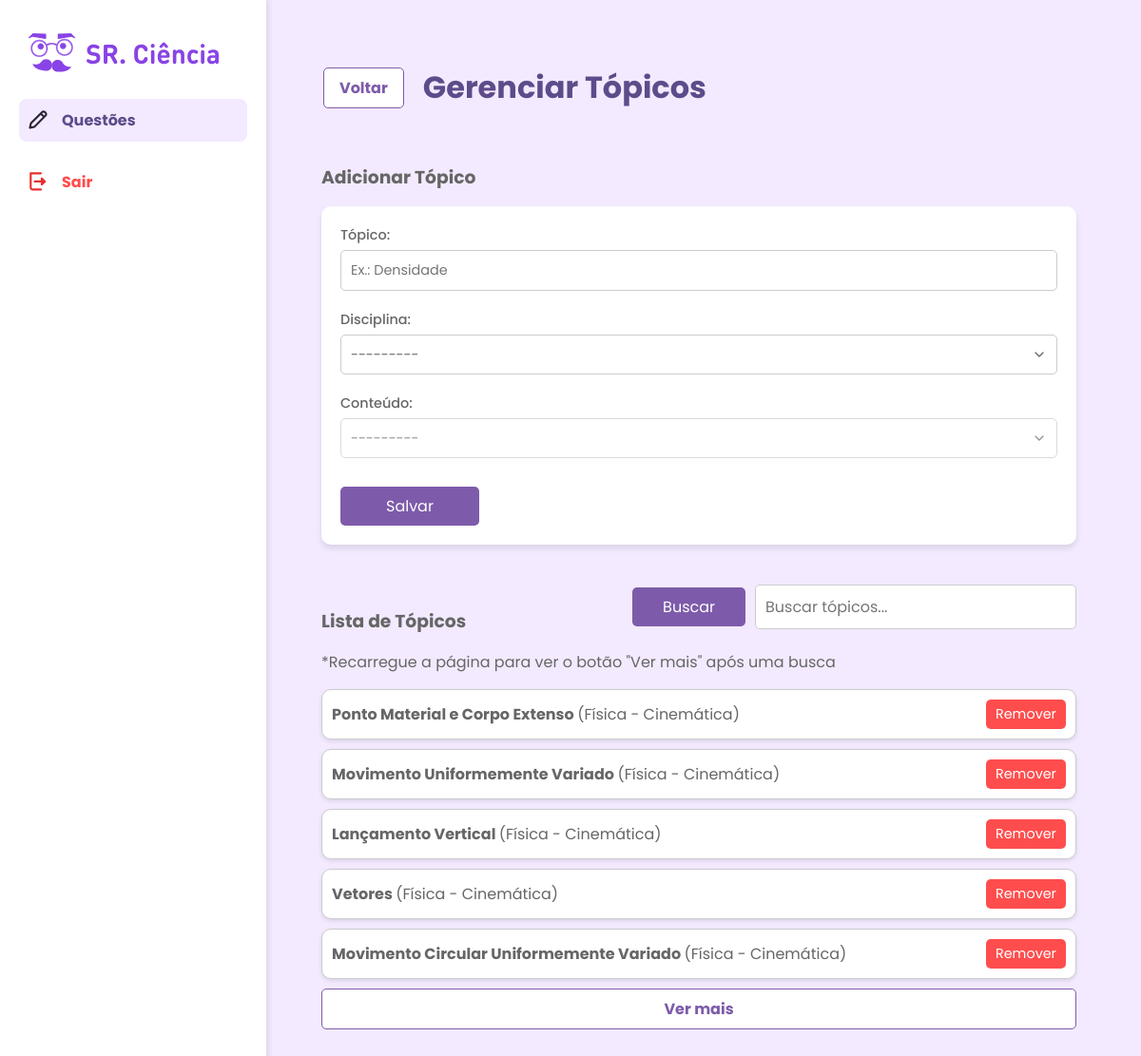
The page /gerenciar_topico/ on the database its author committed.
### srciencia_core/models/Questao.py (models this page shows, shortened)
class Topico(models.Model):
    nome = models.CharField(max_length=255)
    conteudo = models.ForeignKey(Conteudo, on_delete=models.CASCADE, related_name="topicos")

class Conteudo(models.Model):
    nome = models.CharField(max_length=255)
    disciplina = models.ForeignKey(Disciplina, on_delete=models.CASCADE, related_name="conteudos")

class Disciplina(models.Model):
    nome = models.CharField(max_length=255)
    def __str__(self):
        return self.nome

### srciencia_core/views/adminView.py (the view, shortened to what this page needs)
def gerenciar_topico(request):
    form = TopicoForm()
    topicos = Topico.objects.select_related('conteudo__disciplina').distinct()
    disciplinas = Disciplina.objects.all()
    return render(request, "admin/gerenciar_topico.html", {
        "form": form,
        "topicos": topicos,
        "disciplinas": disciplinas,
    })

### srciencia_core/forms.py (shortened to what this page needs)
class TopicoForm(forms.ModelForm):
    disciplina = forms.ModelChoiceField(
        queryset=Disciplina.objects.all(),
        empty_label="---------",
        widget=forms.Select(attrs={"class": "form-select", "id": "id_disciplina"})
    )
    class Meta:
        model = Topico
        fields = ["nome", "disciplina", "conteudo"]
        widgets = {
            "nome": forms.TextInput(attrs={"placeholder": "Ex.: Densidade", "class": "form-control"}),
            "conteudo": forms.Select(attrs={"class": "form-select", "id": "id_conteudo", "disabled": "disabled"}),
        }
    def __init__(self, *args, **kwargs):
        super().__init__(*args, **kwargs)
        self.fields["conteudo"].queryset = Conteudo.objects.none()

### srciencia_core/context_processors.py (called while the page is built)
def active_menu(request):
    menu_map = {
        "pagina_inicial": "pagina_inicial",
        "professor_turmas": "turmas",
        "turmas": "turmas",
        "pendentes": "praticar",
        "ajuda": "ajuda",
        "meu_perfil": "meu_perfil",
    }
    active_menu = None
    if request.resolver_match:
        active_menu = menu_map.get(request.resolver_match.url_name)
    return {"active_menu": active_menu}

### srciencia_core/templates/admin/gerenciar_topico.html (shortened to what this page needs)
{% extends "base-admin.html" %}
{% load static %}
{% block content %}
<main>
    <div class="header-container">
        <a href="{% url 'questao_list' %}" class="btn-back">Voltar</a>
        <h2 class="quest">Gerenciar Tópicos</h2>
    </div>
    <h3 class="list-title">Adicionar Tópico</h3>
    <form method="post" class="form-container">
        <div class="form-group">
            <label for="id_nome">Tópico:</label>
            {{ form.nome }}
        </div>
        <div class="form-group">
            <label for="id_disciplina">Disciplina:</label>
            {{ form.disciplina }}
        </div>
        <div class="form-group">
            <label for="id_conteudo">Conteúdo:</label>
            {{ form.conteudo }}
        </div>
        <div class="btn-group">
            <button type="submit" name="add" class="btn btn-save">Salvar</button>
        </div>
    </form>
    <div class="search-container">
        <h3 class="list-title">Lista de Tópicos</h3>
        <div style="display: flex; align-items: center;">
            <button id="search-button" class="btn btn-search">Buscar</button>
            <input type="text" id="search-input" class="search-input" placeholder="Buscar tópicos..." style="width: 100%;">
        </div>
    </div>
    <p style="margin-top: -20px;">*Recarregue a página para ver o botão "Ver mais" após uma busca</p>
    <div id="list-container" class="list-container">
        {% for topico in topicos|slice:":5" %}
        <div class="list-item">
            <span>
                {{ topico.nome }}
                <span style="font-weight: 400; color: var(--gray);">
                    ({{ topico.conteudo.disciplina.nome }} - {{ topico.conteudo.nome }})
                </span>
            </span>
            <form method="post" class="delete-form">
                <button type="submit" name="delete" class="btn-delete">Remover</button>
            </form>
        </div>
        {% endfor %}
        <button id="view-more-btn" class="btn btn-back full-width">Ver mais</button>
    </div>
</main>
{% endblock %}

### srciencia_auth/static/css/global.css (style rules this page uses)
* { margin: 0; padding: 0; box-sizing: border-box; scroll-behavior: smooth; font-family: 'Poppins', sans-serif; text-decoration: none; }
:root { --color-white: #FFFFFF; --color-light-purple: #EFE3FF; --color-medium-purple: #7F57B3; --color-dark-purple: #695880; --color-primary-purple: #8943E6; --color-light-gray: #F2F2F2; --color-medium-gray: #C9C9C9; --color-dark-gray: #48444C; --color-dark-purple-gray: #2B2433; --color-red: #E83030; --box-shadow: 0 0px 10px rgba(0, 0, 0, 0.2); }
html, body { display: flex; flex-direction: column; min-height: 100dvh; }
main { flex-grow: 1; }
.header-container { display: flex; align-items: center; justify-content: space-between; max-width: 80rem; margin: 0 auto; padding: 0 2rem; position: relative; }

### rows shown on the page
Topico: nome "Ponto Material e Corpo Extenso", conteudo.disciplina.nome "Física", conteudo.nome "Cinemática"
Topico: nome "Movimento Uniformemente Variado", conteudo.disciplina.nome "Física", conteudo.nome "Cinemática"
Topico: nome "Lançamento Vertical", conteudo.disciplina.nome "Física", conteudo.nome "Cinemática"
Topico: nome "Vetores", conteudo.disciplina.nome "Física", conteudo.nome "Cinemática"
Topico: nome "Movimento Circular Uniformemente Variado", conteudo.disciplina.nome "Física", conteudo.nome "Cinemática"
